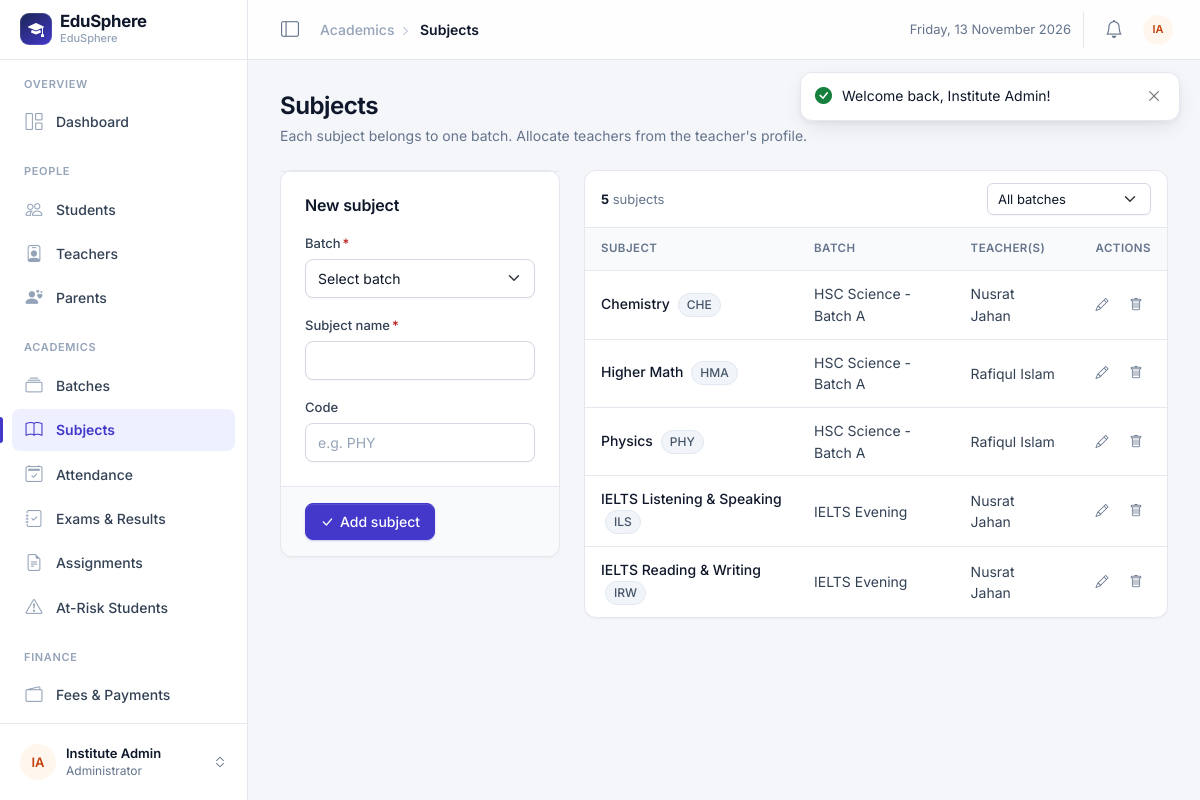
The app's page /admin/subjects.php (signed in) with its own data.
### tables this page shows
CREATE TABLE subjects (
    id       INT AUTO_INCREMENT PRIMARY KEY,
    batch_id INT NOT NULL,
    name     VARCHAR(100) NOT NULL,
    code     VARCHAR(20)  NULL,
    FOREIGN KEY (batch_id) REFERENCES batches(id) ON DELETE CASCADE
);

CREATE TABLE batches (
    id          INT AUTO_INCREMENT PRIMARY KEY,
    name        VARCHAR(100) NOT NULL,
    session     VARCHAR(20)  NOT NULL,                   
    description VARCHAR(255) NULL,
    created_at  DATETIME NOT NULL DEFAULT CURRENT_TIMESTAMP
);

### admin/subjects.php (the view, shortened to what this page needs)
<?php
require_once __DIR__ . '/../includes/functions.php';
$filter = get_int('batch_id');
$edit = ['id' => 0, 'batch_id' => $filter, 'name' => '', 'code' => ''];
$batches = $pdo->query('SELECT id, name FROM batches ORDER BY name')->fetchAll();
$sql = 'SELECT s.*, b.name AS batch FROM subjects s JOIN batches b ON b.id = s.batch_id';
$params = [];
$st = $pdo->prepare($sql . ' ORDER BY b.name, s.name');
$st->execute($params);
$subjects = $st->fetchAll();
require __DIR__ . '/../includes/header.php';
?>
<div class="row g-4">
    <div class="col-lg-4">
        <?php if (!$batches): ?>
            <div class="card"><?= empty_state('collection', 'Create a batch first', 'Subjects are added to a batch.', '<a class="btn btn-sm btn-brand" href="' . url('admin/batches.php') . '">Go to batches</a>') ?></div>
        <?php else: ?>
        <form method="post" class="card needs-validation" novalidate>
            <div class="form-section">
                <div class="form-section-head"><h2><?= $edit['id'] ? 'Edit subject' : 'New subject' ?></h2></div>
                <div class="mb-3"><label class="form-label" for="batch_id">Batch<span class="req">*</span></label>
                    <select id="batch_id" name="batch_id" class="form-select" required>
                        <option value="">Select batch</option>
                    </select></div>
                <div class="mb-3"><label class="form-label" for="name">Subject name<span class="req">*</span></label>
                    <input id="name" name="name" class="form-control" value="<?= e($edit['name']) ?>" required>
                    <div class="invalid-feedback">Enter a name.</div></div>
                <div><label class="form-label" for="code">Code</label>
                    <input id="code" name="code" class="form-control" value="<?= e($edit['code']) ?>" placeholder="e.g. PHY"></div>
            </div>
            <div class="form-actions">
                <button class="btn btn-brand"><i class="bi bi-check-lg"></i> <?= $edit['id'] ? 'Save changes' : 'Add subject' ?></button>
            </div>
        </form>
        <?php endif; ?>
    </div>
    <div class="col-lg-8">
        <div class="card">
            <div class="table-toolbar">
                <span class="table-count"><strong><?= count($subjects) ?></strong> subject<?= count($subjects) === 1 ? '' : 's' ?></span>
                <form class="filter-form m-0">
                    <select name="batch_id" class="form-select form-select-sm" onchange="this.form.submit()" aria-label="Filter by batch">
                        <option value="">All batches</option>
                    </select>
                </form>
            </div>
            <div class="table-responsive">
                <table class="table table-hover table-stack">
                    <thead><tr><th>Subject</th><th>Batch</th><th>Teacher(s)</th><th class="text-end">Actions</th></tr></thead>
                    <tbody>
                    <?php foreach ($subjects as $s): ?>
                        <tr class="<?= (int)$edit['id'] === (int)$s['id'] ? 'table-active' : '' ?>">
                            <td><span class="cell-main"><?= e($s['name']) ?></span> <?php if ($s['code']): ?><span class="badge text-bg-light ms-1"><?= e($s['code']) ?></span><?php endif; ?></td>
                            <td data-label="Batch"><?= e($s['batch']) ?></td>
                            <td data-label="Teacher(s)"><?= $s['teachers'] ? e(implode(', ', $s['teachers'])) : '<span class="badge text-bg-warning">Not assigned</span>' ?></td>
                            <td class="text-end row-actions-cell">
                                <div class="row-actions">
                                    <a href="?edit=<?= $s['id'] ?>" class="btn btn-sm btn-ghost btn-icon is-primary" title="Edit" aria-label="Edit"><i class="bi bi-pencil"></i></a>
                                    <form method="post">
                                        <button name="action" value="delete" class="btn btn-sm btn-ghost btn-icon is-danger" title="Delete" aria-label="Delete"
                                                data-confirm-title="Delete <?= e($s['name']) ?>?" data-confirm="Its exams, results and assignments will also be deleted."><i class="bi bi-trash"></i></button>
                                    </form>
                                </div>
                            </td>
                        </tr>
                    <?php endforeach; ?>
                    </tbody>
                </table>
            </div>
        </div>
    </div>
</div>
<?php require __DIR__ . '/../includes/footer.php'; ?>

### records on screen
subjects: name "Chemistry", code "CHE", batch.name "HSC Science - Batch A", teachers "Nusrat Jahan"
subjects: name "Higher Math", code "HMA", batch.name "HSC Science - Batch A", teachers "Rafiqul Islam"
subjects: name "Physics", code "PHY", batch.name "HSC Science - Batch A", teachers "Rafiqul Islam"
subjects: name "IELTS Listening & Speaking", code "ILS", batch.name "IELTS Evening", teachers "Nusrat Jahan"
subjects: name "IELTS Reading & Writing", code "IRW", batch.name "IELTS Evening", teachers "Nusrat Jahan"

### other values on screen
$f['msg'] "Welcome back, Institute Admin!"
APP_NAME "EduSphere"
INSTITUTE_NAME "EduSphere"
$group "OVERVIEW"
$label "Dashboard"
$group "PEOPLE"
$label "Students"
$label "Teachers"
$label "Parents"
$group "ACADEMICS"
$label "Batches"
$label "Subjects"
$label "Attendance"
$label "Exams & Results"
$label "Assignments"
